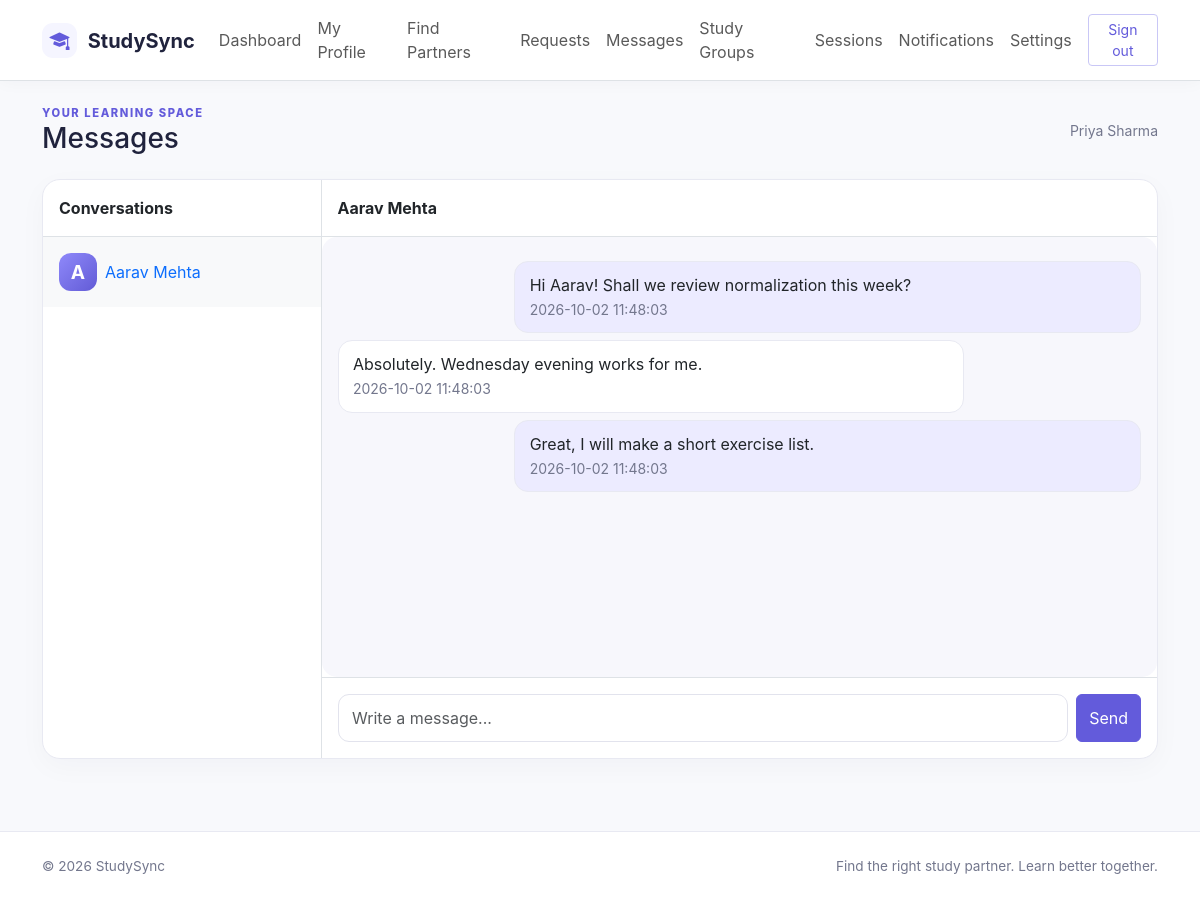
The page /student/messages.php (signed in) on the database its author committed.
### tables this page shows
CREATE TABLE student_profiles(user_id BIGINT UNSIGNED PRIMARY KEY,college VARCHAR(180) NOT NULL DEFAULT '',course VARCHAR(120) NOT NULL DEFAULT '',semester TINYINT UNSIGNED NULL,about TEXT NULL,learning_goals TEXT NULL,study_mode ENUM('Online','Offline','Both') NULL,availability_days VARCHAR(100) NULL,start_time TIME NULL,end_time TIME NULL,languages VARCHAR(180) NULL,avatar VARCHAR(255) NULL,FOREIGN KEY(user_id) REFERENCES users(id) ON DELETE CASCADE);

CREATE TABLE users(id BIGINT UNSIGNED AUTO_INCREMENT PRIMARY KEY,name VARCHAR(120) NOT NULL,email VARCHAR(190) NOT NULL UNIQUE,password VARCHAR(255) NOT NULL,role ENUM('student','admin') NOT NULL DEFAULT 'student',status ENUM('active','inactive') NOT NULL DEFAULT 'active',created_at TIMESTAMP NOT NULL DEFAULT CURRENT_TIMESTAMP,updated_at TIMESTAMP NOT NULL DEFAULT CURRENT_TIMESTAMP ON UPDATE CURRENT_TIMESTAMP,INDEX(role,status));

CREATE TABLE messages(id BIGINT UNSIGNED AUTO_INCREMENT PRIMARY KEY,sender_id BIGINT UNSIGNED NOT NULL,receiver_id BIGINT UNSIGNED NOT NULL,message TEXT NOT NULL,is_read TINYINT(1) NOT NULL DEFAULT 0,created_at TIMESTAMP DEFAULT CURRENT_TIMESTAMP,INDEX(sender_id,receiver_id,created_at),FOREIGN KEY(sender_id) REFERENCES users(id) ON DELETE CASCADE,FOREIGN KEY(receiver_id) REFERENCES users(id) ON DELETE CASCADE);

### config/database.php (called while the page is built, shortened)
<?php
function db(): PDO {
    static $pdo;
    if (!$pdo) {
        $pdo = new PDO('mysql:host='.DB_HOST.';dbname='.DB_NAME.';charset=utf8mb4', DB_USER, DB_PASS, [PDO::ATTR_ERRMODE=>PDO::ERRMODE_EXCEPTION, PDO::ATTR_DEFAULT_FETCH_MODE=>PDO::FETCH_ASSOC, PDO::ATTR_EMULATE_PREPARES=>false]);
    }
    return $pdo;
}

### student/messages.php (the view)
<?php require_once __DIR__.'/../includes/functions.php';$u=require_login();$id=(int)$u['id'];$q=db()->prepare("SELECT DISTINCT x.id,x.name FROM users x JOIN study_requests r ON r.status='accepted' AND ((r.sender_id=? AND r.receiver_id=x.id) OR (r.receiver_id=? AND r.sender_id=x.id)) ORDER BY x.name");$q->execute([$id,$id]);$contacts=$q->fetchAll();$other=(int)($_GET['user']??($contacts[0]['id']??0));$allowed=false;foreach($contacts as $c)if((int)$c['id']===$other)$allowed=true;if($other&&!$allowed)$other=0;$person=null;$msgs=[];if($other){$q=db()->prepare('SELECT id,name FROM users WHERE id=?');$q->execute([$other]);$person=$q->fetch();$q=db()->prepare('SELECT * FROM messages WHERE (sender_id=? AND receiver_id=?) OR (sender_id=? AND receiver_id=?) ORDER BY created_at');$q->execute([$id,$other,$other,$id]);$msgs=$q->fetchAll();db()->prepare('UPDATE messages SET is_read=1 WHERE sender_id=? AND receiver_id=?')->execute([$other,$id]);}page_start('Messages'); ?><div class="card"><div class="row g-0"><div class="col-md-4 col-lg-3 border-end"><div class="p-3 fw-bold">Conversations</div><?php foreach($contacts as $c): ?><a class="d-flex align-items-center gap-2 p-3 border-top text-decoration-none <?= (int)$c['id']===$other?'bg-light':'' ?>" href="?user=<?= (int)$c['id'] ?>"><div class="avatar avatar-sm"><?= e(mb_substr($c['name'],0,1)) ?></div><span><?= e($c['name']) ?></span></a><?php endforeach ?><?php if(!$contacts): ?><div class="empty">Accept a partner request to start a conversation.</div><?php endif ?></div><div class="col-md-8 col-lg-9"><?php if($person): ?><div class="p-3 border-bottom fw-bold"><?= e($person['name']) ?></div><div class="chat-box" id="chatbox"><?php foreach($msgs as $m): ?><div class="bubble <?= (int)$m['sender_id']===$id?'mine':'' ?>"><div><?= nl2br(e($m['message'])) ?></div><small class="text-secondary"><?= e($m['created_at']) ?></small></div><?php endforeach ?><?php if(!$msgs): ?><div class="empty">Say hello and start planning a study session.</div><?php endif ?></div><form class="d-flex gap-2 p-3 border-top" method="post" action="../actions/message.php"><input type="hidden" name="csrf" value="<?= e(csrf()) ?>"><input type="hidden" name="receiver_id" value="<?= $other ?>"><input class="form-control" name="message" maxlength="2000" placeholder="Write a message..." required><button class="btn btn-primary">Send</button></form><?php else: ?><div class="empty">Choose an accepted partner to view your conversation.</div><?php endif ?></div></div></div><?php page_end(); ?>

### includes/functions.php (shortened to what this page needs)
<?php
require_once __DIR__.'/../config/database.php';
function e($v): string { return htmlspecialchars((string)$v, ENT_QUOTES|ENT_SUBSTITUTE, 'UTF-8'); }
function current_user(): ?array { if(empty($_SESSION['uid'])) return null; $q=db()->prepare('SELECT u.id,u.name,u.email,u.role,u.status,p.college,p.course,p.semester,p.avatar FROM users u LEFT JOIN student_profiles p ON p.user_id=u.id WHERE u.id=?'); $q->execute([$_SESSION['uid']]); return $q->fetch() ?: null; }
function require_login(): array { $u=current_user(); if(!$u || $u['status']!=='active') go('../login.php'); return $u; }
function page_start(string $title,bool $admin=false): void { $u=current_user(); $flash=$_SESSION['flash']??null;unset($_SESSION['flash']); echo '<!doctype html><html lang="en"><head><meta charset="utf-8"><meta name="viewport" content="width=device-width, initial-scale=1"><title>'.e($title).' · StudySync</title><link href="https://cdn.jsdelivr.net/npm/bootstrap@5.3.3/dist/css/bootstrap.min.css" rel="stylesheet"><link href="https://cdn.jsdelivr.net/npm/bootstrap-icons@1.11.3/font/bootstrap-icons.min.css" rel="stylesheet"><link href="'.(str_contains($_SERVER['PHP_SELF'],'/student/')||str_contains($_SERVER['PHP_SELF'],'/admin/')?'../':'').'assets/css/style.css" rel="stylesheet"></head><body><nav class="navbar navbar-expand-lg bg-white border-bottom sticky-top"><div class="container"><a class="navbar-brand fw-bold" href="'.(str_contains($_SERVER['PHP_SELF'],'/student/')?'dashboard.php':'index.php').'"><span class="brand-icon"><i class="bi bi-mortarboard-fill"></i></span> StudySync</a><button class="navbar-toggler" data-bs-toggle="collapse" data-bs-target="#nav"><span class="navbar-toggler-icon"></span></button><div id="nav" class="collapse navbar-collapse"><div class="navbar-nav ms-auto align-items-lg-center">'; if($u){$base=$admin?'../admin/':'../student/';$items=$admin?['Dashboard'=>'dashboard.php','Students'=>'students.php','Subjects'=>'catalog.php?type=subject','Skills'=>'catalog.php?type=skill','Groups'=>'groups.php','Reports'=>'reports.php','Feedback'=>'feedback.php']:['Dashboard'=>'dashboard.php','My Profile'=>'profile.php','Find Partners'=>'find-partners.php','Requests'=>'requests.php','Messages'=>'messages.php','Study Groups'=>'groups.php','Sessions'=>'sessions.php','Notifications'=>'notifications.php','Settings'=>'settings.php']; foreach($items as $n=>$url)echo '<a class="nav-link" href="'.$base.$url.'">'.e($n).'</a>';echo '<a class="btn btn-sm btn-outline-primary ms-lg-2" href="'.($admin?'../':'').'logout.php">Sign out</a>'; } else echo '<a class="nav-link" href="'.(str_contains($_SERVER['PHP_SELF'],'about.php')?'../':'').'index.php#how">How it works</a><a class="nav-link" href="'.(str_contains($_SERVER['PHP_SELF'],'about.php')?'about.php':'about.php').'"><span>About</span></a><a class="nav-link" href="'.(str_contains($_SERVER['PHP_SELF'],'about.php')?'../':'').'login.php">Login</a><a class="btn btn-primary ms-lg-2" href="'.(str_contains($_SERVER['PHP_SELF'],'about.php')?'../':'').'register.php">Get started</a>';echo '</div></div></div></nav><main class="container py-4">';if($flash)echo '<div class="alert alert-'.e($flash[0]).' alert-dismissible">'.e($flash[1]).'<button class="btn-close" data-bs-dismiss="alert"></button></div>'; if($u)echo '<div class="d-flex align-items-center justify-content-between mb-4"><div><div class="eyebrow">'.($admin?'ADMIN CONSOLE':'YOUR LEARNING SPACE').'</div><h1 class="h3 mb-0">'.e($title).'</h1></div><div class="small text-secondary">'.e($u['name']).'</div></div>'; }
function page_end(): void { echo '</main><footer class="footer py-4 mt-5"><div class="container d-flex justify-content-between"><span>© '.date('Y').' StudySync</span><span>Find the right study partner. Learn better together.</span></div></footer><script src="https://cdn.jsdelivr.net/npm/bootstrap@5.3.3/dist/js/bootstrap.bundle.min.js"></script><script src="'.(str_contains($_SERVER['PHP_SELF'],'/student/')||str_contains($_SERVER['PHP_SELF'],'/admin/')?'../':'').'assets/js/main.js"></script></body></html>'; }

### assets/css/style.css (style rules this page uses)
:root { --ink:#20233d;--muted:#73778d;--primary:#635bdb;--soft:#f5f5ff;--line:#e8e9f2 }
* { box-sizing:border-box }
body { background:#f8f9fc;color:var(--ink);font-family:Inter,ui-sans-serif,system-ui,-apple-system,"Segoe UI",sans-serif }
.navbar { box-shadow:0 2px 16px #20233d08 }
.navbar-brand { color:var(--ink) }
.brand-icon { display:inline-grid;place-items:center;background:var(--soft);color:var(--primary);width:35px;height:35px;border-radius:11px;margin-right:6px }
.btn-primary { background:var(--primary);border-color:var(--primary) }
.btn-outline-primary { color:var(--primary);border-color:#c9c7f6 }
.card,.panel { border:1px solid var(--line);border-radius:18px;box-shadow:0 8px 28px #20233d08;background:#fff }
.card { overflow:hidden }
.eyebrow { font-size:.7rem;letter-spacing:.14em;color:var(--primary);font-weight:800 }
.text-secondary { color:var(--muted)!important }
.avatar { width:54px;height:54px;border-radius:16px;background:linear-gradient(135deg,#8f89fa,#625bd6);color:white;display:grid;place-items:center;font-size:1.2rem;font-weight:700;object-fit:cover }
.footer { background:#fff;border-top:1px solid var(--line);color:var(--muted);font-size:.85rem }
.form-control,.form-select { border-color:#e2e3ed;border-radius:11px;padding:.68rem .85rem }
.chat-box { height:55vh;overflow:auto;background:#f7f7fc;border-radius:15px;padding:1rem }
.bubble { padding:.7rem .9rem;border-radius:14px;background:white;max-width:78%;margin:.45rem 0;border:1px solid var(--line) }
.bubble.mine { background:#ecebff;margin-left:auto }
.avatar-sm { width:38px;height:38px;border-radius:12px }

### rows shown on the page
student_profiles: user_id.name "Priya Sharma"
users: name "A", name "Aarav Mehta"
messages: message "Hi Aarav! Shall we review normalization this week?", created_at "2026-10-02 11:48:03"
messages: message "Absolutely. Wednesday evening works for me.", created_at "2026-10-02 11:48:03"
messages: message "Great, I will make a short exercise list.", created_at "2026-10-02 11:48:03"

### other values the page prints
$n "Dashboard"
$n "My Profile"
$n "Find Partners"
$n "Requests"
$n "Messages"
$n "Study Groups"
$n "Sessions"
$n "Notifications"
$n "Settings"
$title "Messages"
